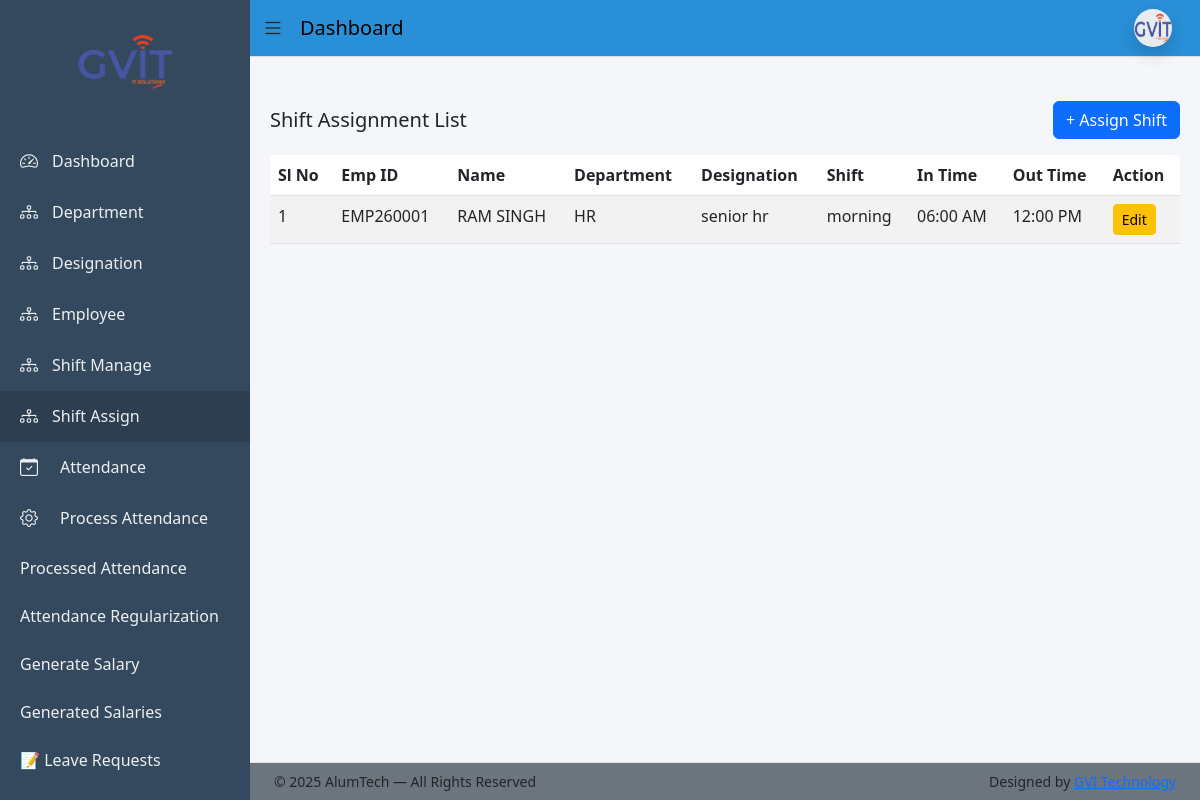
Page /shift-assign/list/ (signed in) on the earlier database version.
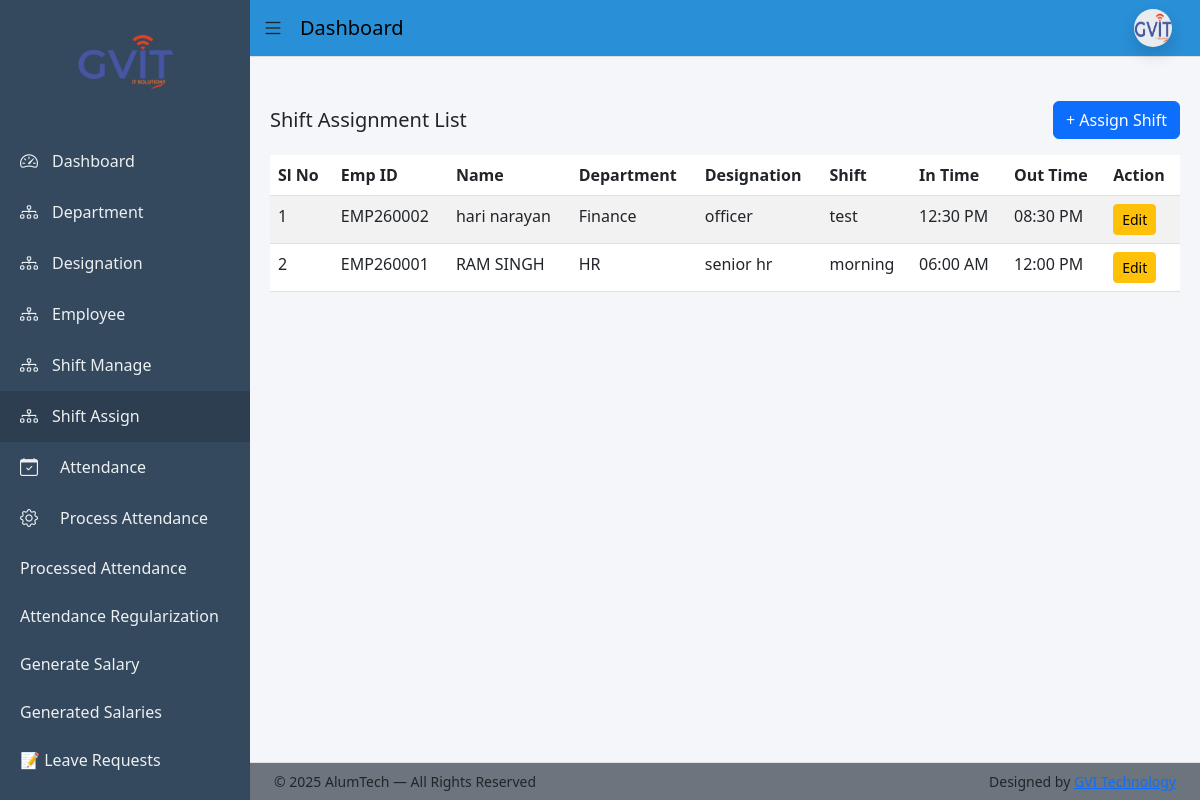
Same page on the later database version.
### app/models.py (models this page shows, shortened)
class ShiftAssignment(models.Model):
    employee = models.ForeignKey(Employee, on_delete=models.CASCADE)
    shift = models.ForeignKey(Shift, on_delete=models.CASCADE)
    assigned_date = models.DateField(auto_now_add=True)
    is_active = models.BooleanField(default=True)
    class Meta:
        ordering = ['-id']

class Employee(models.Model):
    BLOOD_GROUP_CHOICES = [
        ('A+', 'A+'), ('A-', 'A-'),
        ('B+', 'B+'), ('B-', 'B-'),
        ('O+', 'O+'), ('O-', 'O-'),
        ('AB+', 'AB+'), ('AB-', 'AB-'),
    ]
    BACHELOR_CHOICES = [
        ('BCom', 'B.Com'),
        ('BSc', 'B.Sc'),
        ('BA', 'B.A'),
        ('BTech', 'B.Tech'),
    ]
    MASTER_CHOICES = [
        ('MCom', 'M.Com'),
        ('MSc', 'M.Sc'),
        ('MA', 'M.A'),
        ('MTech', 'M.Tech'),
    ]
    first_name = models.CharField(max_length=50)
    middle_name = models.CharField(max_length=50, blank=True)
    last_name = models.CharField(max_length=50)
    gender = models.CharField(max_length=10,choices=[('Male','Male'),('Female','Female'),('Other','Other')])
    blood_group = models.CharField(max_length=10, choices=BLOOD_GROUP_CHOICES, blank=True, null=True)
    date_of_birth = models.DateField(null=True, blank=True)
    father_name = models.CharField(max_length=100, blank=True)
    mother_name = models.CharField(max_length=100, blank=True)
    user = models.OneToOneField(User, on_delete=models.CASCADE, null=True, blank=True, related_name='employee_profile')
    email = models.EmailField(unique=True)
    contact_no = models.CharField(max_length=15)
    emergency_contact = models.CharField(max_length=15)
    address = models.TextField(blank=True, null=True)
    permanent_address = models.TextField(blank=True, null=True)
    bachelor_degree = models.CharField(max_length=10, choices=BACHELOR_CHOICES, blank=True, null=True)
    master_degree = models.CharField(max_length=10, choices=MASTER_CHOICES, blank=True, null=True)
    employee_id = models.CharField(max_length=20, unique=True)
    department = models.ForeignKey(Department, on_delete=models.PROTECT)
    designation = models.ForeignKey(Designation, on_delete=models.PROTECT)
    date_of_joining = models.DateField(blank=True, null=True)
    photo = models.ImageField(upload_to='employees/', blank=True, null=True)
    pan_no = models.CharField(max_length=10,blank=True,null=True)
    Aadhar_no = models.CharField(max_length=12,blank=True,null=True)
    Bank_name = models.CharField(max_length=50,blank=True,null=True)
    acc_no = models.CharField(max_length=15,blank=True,null=True)
    ifsc_no = models.CharField(max_length=15,blank=True,null=True)
    branch_name = models.CharField(max_length=50,blank=True,null=True)
    is_active = models.BooleanField(default=True)
    created_at = models.DateTimeField(auto_now_add=True)
    lwp_balance = models.IntegerField(default=0)
    generated_at = models.DateField(blank=True, null=True)
    created_by = models.ForeignKey(User, on_delete=models.SET_NULL, null=True, blank=True, related_name='created_employees')

class Department(models.Model):
    name = models.CharField(max_length=100, unique=True)
    description = models.TextField(blank=True)

class Designation(models.Model):
    department = models.ForeignKey(Department, on_delete=models.CASCADE)
    name = models.CharField(max_length=100)

class Shift(models.Model):
    name = models.CharField(max_length=100)
    start_time = models.TimeField()
    end_time = models.TimeField()
    break_minutes = models.PositiveIntegerField(default=0)
    weekly_off = models.CharField(
        max_length=10,
        choices=[
            ('Monday','Monday'),
            ('Tuesday','Tuesday'),
            ('Wednesday','Wednesday'),
            ('Thursday','Thursday'),
            ('Friday','Friday'),
            ('Saturday','Saturday'),
            ('Sunday','Sunday'),
        ],
        default='Sunday'
    )
    is_active = models.BooleanField(default=True)
    created_at = models.DateTimeField(auto_now_add=True)

### app/views.py (the view)
# urls.py: path('shift-assign/list/', views.shift_assign_list, name='shift_assign_list'),
@login_required(login_url='login')
def shift_assign_list(request):
    return render(request, 'shift/shift_assign_list.html', {
        'assignments': ShiftAssignment.objects.select_related(
            'employee__department', 'employee__designation', 'shift'
        )
    })

### templates/shift/shift_assign_list.html (shortened to what this page needs)
{% extends 'base_dashboard.html' %}
{% block content %}
<div class="d-flex justify-content-between align-items-center mb-3">
  <h5 class="mb-0">Shift Assignment List</h5>
  <a href="{% url 'shift_assign' %}" class="btn btn-primary">
    + Assign Shift
  </a>
</div>
<table class="table table-striped">
  <thead>
    <tr>
      <th>Sl No</th>
      <th>Emp ID</th>
      <th>Name</th>
      <th>Department</th>
      <th>Designation</th>
      <th>Shift</th>
      <th>In Time</th>
      <th>Out Time</th>
      <th>Action</th>
    </tr>
  </thead>
  <tbody>
    {% for s in assignments %}
    <tr>
      <td>{{ forloop.counter }}</td>
      <td>{{ s.employee.employee_id }}</td>
      <td>{{ s.employee.first_name }} {{ s.employee.last_name }}</td>
      <td>{{ s.employee.department.name }}</td>
      <td>{{ s.employee.designation.name }}</td>
      <td>{{ s.shift.name }}</td>
      <td>{{ s.shift.start_time|time:"h:i A" }}</td>
      <td>{{ s.shift.end_time|time:"h:i A" }}</td>
      <td>
        <a
          href="{% url 'shift_assign_edit' s.id %}"
          class="btn btn-warning btn-sm"
        >
          Edit
        </a>
      </td>
    </tr>
    {% empty %}
    <tr>
      <td colspan="8" class="text-center text-muted">
        No shift assignments found
      </td>
    </tr>
    {% endfor %}
  </tbody>
</table>
{% endblock %}

Differences in the rows shown:
added ShiftAssignment: employee.employee_id "EMP260002", employee.first_name "hari", employee.last_name "narayan", employee.department.name "Finance", employee.designation.name "officer", shift.name "test", shift.start_time "12:30 PM", shift.end_time "08:30 PM"
